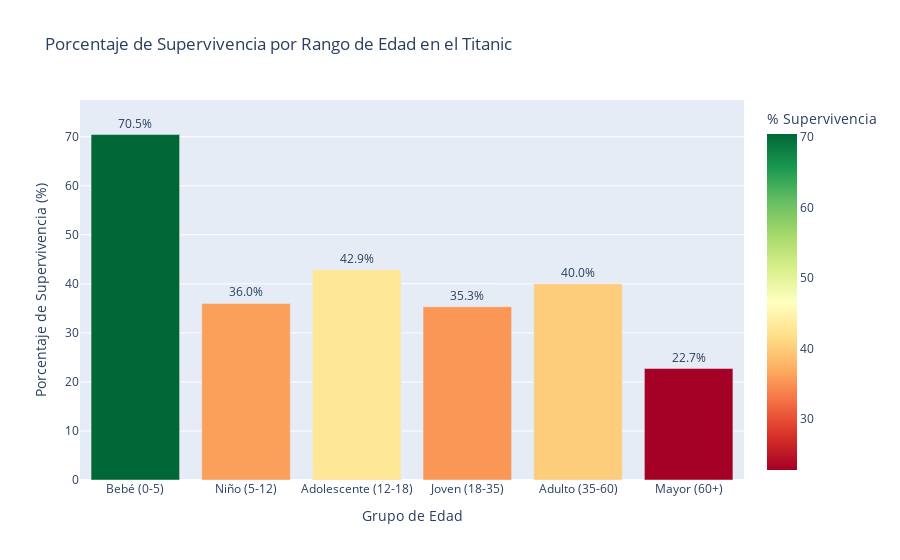

Notebook cell for this chart:
### Code cell
# Ensure 'Rango_Edad' column exists in the dataframe
if 'Rango_Edad' not in df.columns:
    bins = [0, 5, 12, 18, 35, 60, np.inf]  # Define age bins
    labels = ['Bebé (0-5)', 'Niño (5-12)', 'Adolescente (12-18)', 'Joven (18-35)', 'Adulto (35-60)', 'Mayor (60+)']
    df['Rango_Edad'] = pd.cut(df['Age'], bins=bins, labels=labels)  # Create 'Rango_Edad' column

# Calculate survival statistics by age range
supervivientes_por_edad = df.groupby('Rango_Edad')['Survived'].agg(['count', 'sum', 'mean'])
supervivientes_por_edad.columns = ['Total', 'Supervivientes', 'Porcentaje']
supervivientes_por_edad['Porcentaje'] = supervivientes_por_edad['Porcentaje'] * 100

# Reset index to use in the plot
supervivientes_por_edad = supervivientes_por_edad.reset_index()

# Plot the data
fig = px.bar(
    supervivientes_por_edad,
    x='Rango_Edad',
    y='Porcentaje',
    color='Porcentaje',  # Colorear según el porcentaje
    text='Porcentaje',   # Mostrar el porcentaje como texto
    hover_data=['Total', 'Supervivientes'],  # Datos adicionales al pasar el cursor
    title='Porcentaje de Supervivencia por Rango de Edad en el Titanic',
    labels={'Porcentaje': 'Supervivencia (%)', 'Rango_Edad': 'Grupo de Edad'},
    color_continuous_scale='RdYlGn'  # Escala de colores: rojo (bajo) a verde (alto)
)

# Ajustamos el formato del texto
fig.update_traces(
    texttemplate='%{text:.1f}%',  # Formato con un decimal y símbolo de porcentaje
    textposition='outside'        # Texto fuera de las barras
)

# Personalizamos el diseño
fig.update_layout(
    xaxis_title='Grupo de Edad',
    yaxis_title='Porcentaje de Supervivencia (%)',
    yaxis_range=[0, max(supervivientes_por_edad['Porcentaje']) * 1.1],  # Ajustar rango eje Y
    coloraxis_colorbar=dict(title='% Supervivencia')
)

# Mostramos el gráfico
fig.show()

### Figure 1 — Plotly figure (JSON) as saved in the notebook; plotly's stock layout.template omitted (floating-point values rounded to 4 significant figures)
{"data": [{"customdata": [[44, 31], [25, 9], [70, 30], [535, 189], [195, 78], [22, 5]], "hovertemplate": "Grupo de Edad=%{x}<br>Supervivencia (%)=%{marker.color}<br>Total=%{customdata[0]}<br>Supervivientes=%{customdata[1]}<extra></extra>", "legendgroup": "", "marker": {"color": [70.45, 36.0, 42.86, 35.33, 40.0, 22.73], "coloraxis": "coloraxis", "pattern": {"shape": ""}}, "name": "", "orientation": "v", "showlegend": false, "text": [70.45, 36.0, 42.86, 35.33, 40.0, 22.73], "textposition": "outside", "texttemplate": "%{text:.1f}%", "type": "bar", "x": ["Bebé (0-5)", "Niño (5-12)", "Adolescente (12-18)", "Joven (18-35)", "Adulto (35-60)", "Mayor (60+)"], "xaxis": "x", "y": [70.45, 36.0, 42.86, 35.33, 40.0, 22.73], "yaxis": "y"}], "layout": {"barmode": "relative", "coloraxis": {"colorbar": {"title": {"text": "% Supervivencia"}}, "colorscale": [[0, "rgb(165,0,38)"], [0.1, "rgb(215,48,39)"], [0.2, "rgb(244,109,67)"], [0.3, "rgb(253,174,97)"], [0.4, "rgb(254,224,139)"], [0.5, "rgb(255,255,191)"], [0.6, "rgb(217,239,139)"], [0.7, "rgb(166,217,106)"], [0.8, "rgb(102,189,99)"], [0.9, "rgb(26,152,80)"], [1, "rgb(0,104,55)"]]}, "legend": {"tracegroupgap": 0}, "title": {"text": "Porcentaje de Supervivencia por Rango de Edad en el Titanic"}, "xaxis": {"anchor": "y", "domain": [0, 1], "title": {"text": "Grupo de Edad"}}, "yaxis": {"anchor": "x", "domain": [0, 1], "range": [0, 77.5], "title": {"text": "Porcentaje de Supervivencia (%)"}}}}
